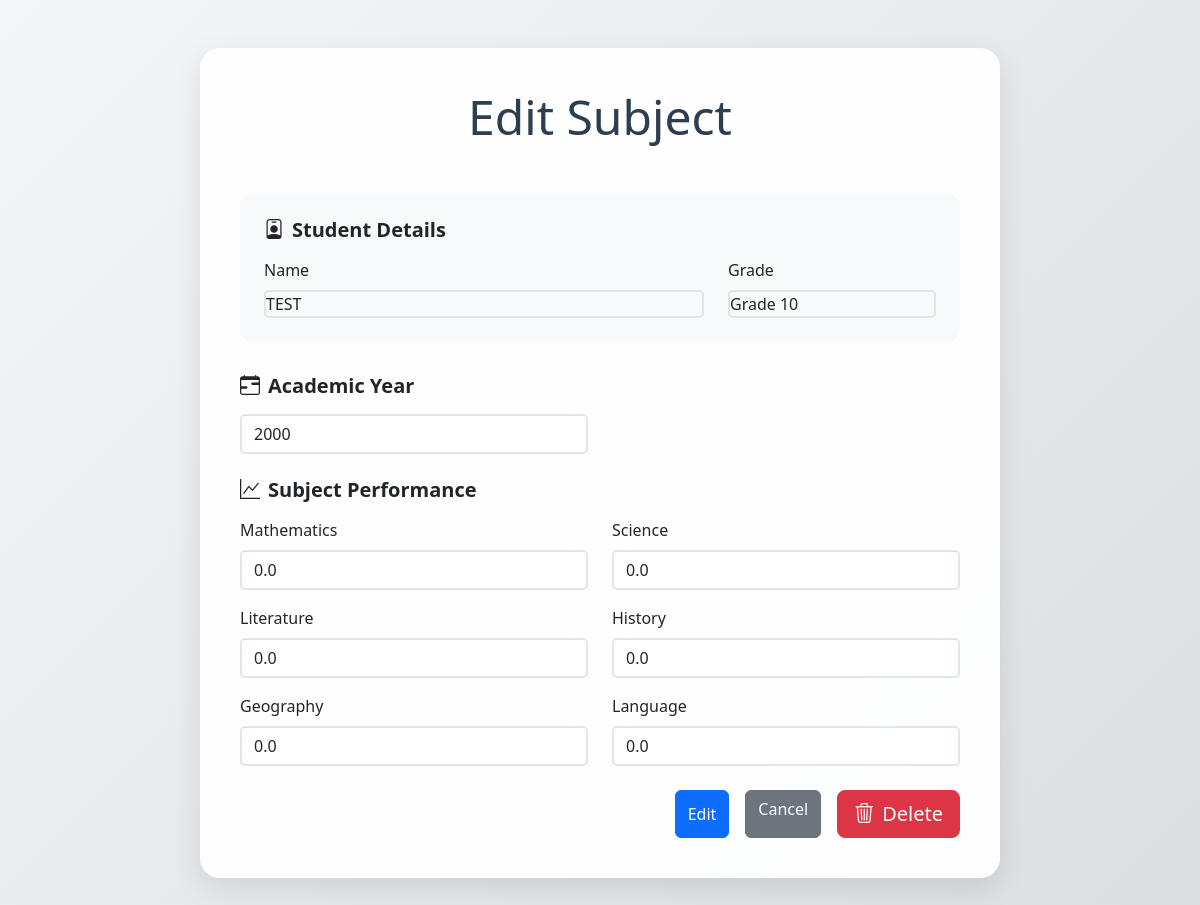
The app's page /management/subjects/edit/29/ with its own data.
### student_app/models.py (models this page shows, shortened)
class Subject(models.Model):
    student = models.ForeignKey(Student, on_delete=models.CASCADE)
    year = models.IntegerField()
    subject1_marks = models.FloatField()
    subject2_marks = models.FloatField()
    subject3_marks = models.FloatField()
    subject4_marks = models.FloatField()
    subject5_marks = models.FloatField()
    subject6_marks = models.FloatField()

class Student(models.Model):
    name = models.CharField(max_length=100)
    dob = models.DateField()  # Date of Birth
    nrc = models.CharField(max_length=50, unique=True)  # National Registration Card number (assuming it's unique)
    father_name = models.CharField(max_length=100)
    mother_name = models.CharField(max_length=100)
    phone = models.CharField(max_length=15)  # Phone number
    address = models.TextField()  # Long address details
    grade = models.CharField(max_length=10)  # Grade (A, B, etc.)
    country = models.CharField(max_length=100)
    class Meta:
        verbose_name = "Student"
        verbose_name_plural = "Students"

### student_app/views.py (the view, shortened to what this page needs)
# urls.py: path('subjects/edit/<int:subject_id>/', views.edit_subject, name='edit_subject'),
def edit_subject(request, subject_id):
    subject = get_object_or_404(Subject, id=subject_id)
    return render(request, 'subject/edit_subject.html', {'subject': subject})  # Show subject data in form

### templates/subject/edit_subject.html (shortened to what this page needs)
<!DOCTYPE html>
<html lang="en">
<head>
  <link href="https://cdn.jsdelivr.net/npm/bootstrap@5.3.2/dist/css/bootstrap.min.css" rel="stylesheet">
  <link rel="stylesheet" href="https://cdn.jsdelivr.net/npm/bootstrap-icons@1.11.3/font/bootstrap-icons.min.css">
</head>
<body style="background: linear-gradient(135deg, #f5f6fa 0%, #dcdde1 100%); min-height: 100vh;">
  <div class="form-container">
    <h2 class="display-5 text-center mb-5" style="color: var(--primary-color);">
      Edit Subject
    </h2>
    <form method="POST" action="{% url 'edit_subject' subject.id %}" class="needs-validation" novalidate>
      <div class="student-info-card">
        <h5 class="fw-bold mb-3"><i class="bi bi-person-badge me-2"></i>Student Details</h5>
        <div class="row gx-4">
          <div class="col-md-8">
            <label class="form-label">Name</label>
            <div class="form-control-custom bg-light">
              {{ subject.student.name }}
            </div>
          </div>
          <div class="col-md-4">
            <label class="form-label">Grade</label>
            <div class="form-control-custom bg-light">
              Grade {{ subject.student.grade }}
            </div>
          </div>
        </div>
      </div>
      <div class="mb-4">
        <h5 class="fw-bold mb-3"><i class="bi bi-calendar-range me-2"></i>Academic Year</h5>
        <div class="row gx-4 gy-3">
          <div class="col-md-6">
            <input type="text" name="year" id="year"
                   class="form-control form-control-custom"
                   value="{{ subject.year }}"
                   required>
          </div>
        </div>
      </div>
      <div class="mb-4">
        <h5 class="fw-bold mb-3"><i class="bi bi-graph-up me-2"></i>Subject Performance</h5>
        <div class="row gx-4 gy-3">
          <div class="col-md-6">
            <label class="form-label">Mathematics</label>
            <input type="number" step="1" name="subject1_marks"
                   class="form-control form-control-custom"
                   value="{{ subject.subject1_marks }}"
                   min="0" max="100"
                   required>
          </div>
          <div class="col-md-6">
            <label class="form-label">Science</label>
            <input type="number" step=" " name="subject2_marks"
                   class="form-control form-control-custom"
                   value="{{ subject.subject2_marks }}"
                   min="0" max="100"
                   required>
          </div>
          <div class="col-md-6">
            <label class="form-label">Literature</label>
            <input type="number" step=" " name="subject3_marks"
                   class="form-control form-control-custom"
                   value="{{ subject.subject3_marks }}"
                   min="0" max="100"
                   required>
          </div>
          <div class="col-md-6">
            <label class="form-label">History</label>
            <input type="number" step=" " name="subject4_marks"
                   class="form-control form-control-custom"
                   value="{{ subject.subject4_marks }}"
                   min="0" max="100"
                   required>
          </div>
          <div class="col-md-6">
            <label class="form-label">Geography</label>
            <input type="number" step=" " name="subject5_marks"
                   class="form-control form-control-custom"
                   value="{{ subject.subject5_marks }}"
                   min="0" max="100"
                   required>
          </div>
          <div class="col-md-6">
            <label class="form-label">Language</label>
            <input type="number" step=" " name="subject6_marks"
                   class="form-control form-control-custom"
                   value="{{ subject.subject6_marks }}"
                   min="0" max="100"
                   required>
          </div>
        </div>
      </div>
      <div class="d-grid gap-2 d-md-flex justify-content-md-end mt-4">
        <button type="submit" class="btn btn-primary me-2 ">
            Edit
        </button>
        <a href="{% url 'subject_list' %}" class="btn btn-secondary me-2 ">
            Cancel
        </a>
        <a href="{% url 'delete_subject' subject.id %}"
           class="btn btn-lg btn-danger "
           onclick="return confirm('Are you sure you want to delete this record?')">
            <i class="bi bi-trash3 me-2"></i>Delete
        </a>
    </div>
    </form>
  </div>
</body>
</html>

### templates/subject/edit_subject.html (style rules this page uses)
:root { --primary-color: #2c3e50; --secondary-color: #3498db; --accent-color: #e74c3c; }
.form-container { background: rgba(255, 255, 255, 0.95); border-radius: 20px; box-shadow: 0 10px 30px rgba(0,0,0,0.1); padding: 2.5rem; margin: 3rem auto; max-width: 800px; }
.form-control-custom { border: 2px solid #dfe6e9; border-radius: 5px; transition: all 0.3s ease; }
.student-info-card { background: #f8f9fa; border-radius: 12px; padding: 1.5rem; margin-bottom: 2rem; }

### records on screen
Subject: student.name "TEST", student.grade "10", year "2000", subject1_marks "0.0", subject2_marks "0.0", subject3_marks "0.0", subject4_marks "0.0", subject5_marks "0.0", subject6_marks "0.0"
